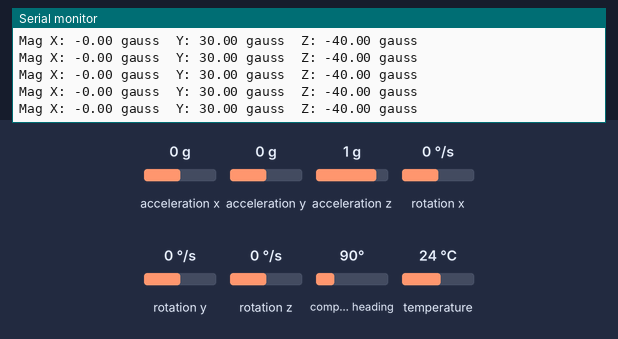
The sketch below on a simulated Arduino Uno, built with avr-gcc and run on an emulated ATmega328P. Shown: the last lines printed to the serial monitor. The test bench sets the inputs (shaded band); at power-on: compass heading 90°, acceleration x 0 g, acceleration y 0 g, acceleration z 1 g, rotation x 0 °/s, rotation y 0 °/s, rotation z 0 °/s, temperature 24 °C.

Above: at 1.2 s.
1.3 s: compass heading set to 7°
At 2.1 s:
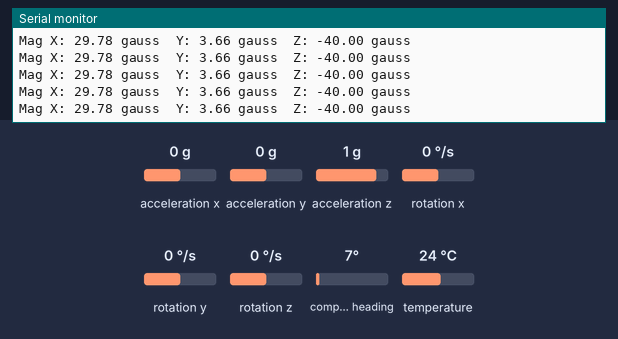
4.3 s: compass heading set to 90°
At 5.0 s:
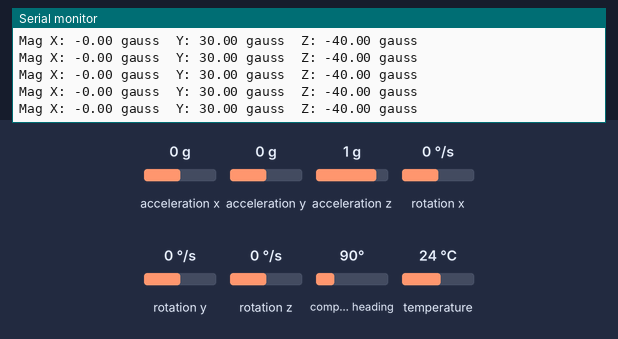
5.8 s: compass heading set to 180°
At 6.6 s:
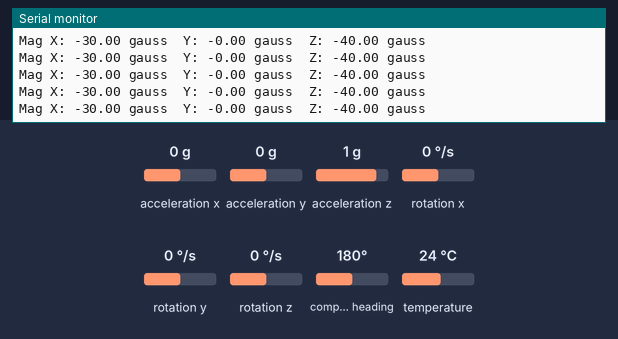
8.8 s: compass heading set to 7°
At 9.4 s:
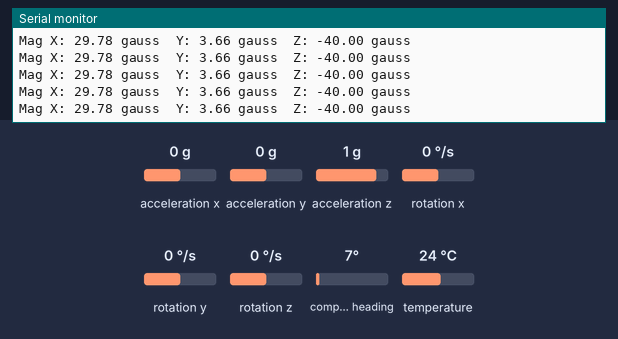
Timing chart, 0 to 10.9 s (numbered marks = the images above; inputs shaded):
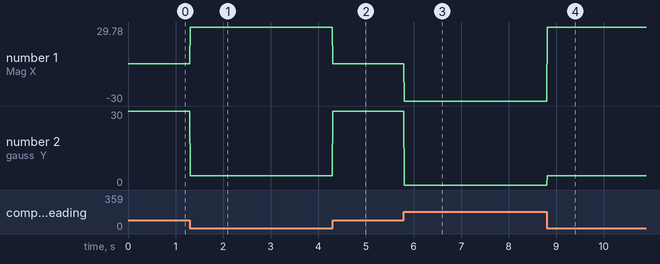

Measured:
- after the input at 1.3 s, the serial monitor: prints a new line at once (image 1)
- after the input at 4.3 s, the serial monitor: prints a new line at once (image 2)
- after the input at 5.8 s, the serial monitor: prints a new line at once (image 3)
- after the input at 8.8 s, the serial monitor: prints a new line at once (image 4)
- plotted number 1: 0 → 29.78 after the input at 1.3 s, 29.78 → 0 after the input at 4.3 s, 0 → -30 after the input at 5.8 s, -30 → 29.78 after the input at 8.8 s
- plotted number 2: 30 → 3.66 after the input at 1.3 s, 3.66 → 30 after the input at 4.3 s, 0 → 3.66 after the input at 8.8 s

The sketch:

compass.cpp.ino
```cpp
#include <Wire.h>
#include <SPI.h>
#include <Adafruit_LSM9DS1.h> // Compass library
#include <Adafruit_Sensor.h>

#define LSM9D1_SCK A5;
#define LSM9D1_MISO 12;
#define LSM9D1_MOSI A4;
#define LSM9D1_XGCS 6;
#define LSM9D1_MC5 5;

Adafruit_LSM9DS1 lsm = Adafruit_LSM9DS1();

void setup() {
  // put your setup code here, to run once:
  Serial.begin(115200);

  if(!lsm.begin())
  {
    Serial.print(F("Ooops, no LSM9DS1 detected ... Check your wiring!"));
    while(1);
  }
  Serial.println("Found LSM9DS1");

  // 1.) Set the accelerometer range
  lsm.setupAccel(lsm.LSM9DS1_ACCELRANGE_2G);
  //lsm.setupAccel(lsm.LSM9DS1_ACCELRANGE_4G);
  //lsm.setupAccel(lsm.LSM9DS1_ACCELRANGE_8G);
  //lsm.setupAccel(lsm.LSM9DS1_ACCELRANGE_16G);

  // 2.) Set the magnetometer sensitivity
  lsm.setupMag(lsm.LSM9DS1_MAGGAIN_4GAUSS);
  //lsm.setupMag(lsm.LSM9DS1_MAGGAIN_8GAUSS);
  //lsm.setupMag(lsm.LSM9DS1_MAGGAIN_12GAUSS);
  //lsm.setupMag(lsm.LSM9DS1_MAGGAIN_16GAUSS);

  // 3.) Setup the gyroscope
  lsm.setupGyro(lsm.LSM9DS1_GYROSCALE_245DPS);
  //lsm.setupGyro(lsm.LSM9DS1_GYROSCALE_500DPS);
  //lsm.setupGyro(lsm.LSM9DS1_GYROSCALE_2000DPS);
}

void loop() {
  // put your main code here, to run repeatedly:
  lsm.read();

  sensors_event_t accel, mag, gyro, temp;
  lsm.getEvent(&accel, &mag, &gyro, &temp);

  Serial.print("Mag X: "); Serial.print(mag.magnetic.x); Serial.print(" gauss");
  Serial.print("\tY: ");   Serial.print(mag.magnetic.y); Serial.print(" gauss");
  Serial.print("\tZ: ");   Serial.print(mag.magnetic.z); Serial.println(" gauss");
}
```
